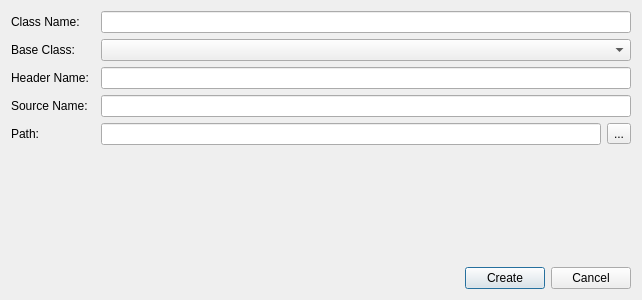
<?xml version="1.0" encoding="UTF-8"?>
<ui version="4.0">
 <class>NewClassDialog</class>
 <widget class="QDialog" name="NewClassDialog">
  <property name="geometry">
   <rect>
    <x>0</x>
    <y>0</y>
    <width>642</width>
    <height>300</height>
   </rect>
  </property>
  <property name="windowTitle">
   <string>New Class</string>
  </property>
  <layout class="QGridLayout" name="gridLayout">
   <item row="7" column="0">
    <spacer name="verticalSpacer">
     <property name="orientation">
      <enum>Qt::Vertical</enum>
     </property>
     <property name="sizeHint" stdset="0">
      <size>
       <width>20</width>
       <height>40</height>
      </size>
     </property>
    </spacer>
   </item>
   <item row="2" column="0">
    <widget class="QLabel" name="label_4">
     <property name="text">
      <string>Header Name:</string>
     </property>
    </widget>
   </item>
   <item row="0" column="2" colspan="2">
    <widget class="QLineEdit" name="txtClassName"/>
   </item>
   <item row="4" column="2">
    <widget class="QLineEdit" name="txtPath"/>
   </item>
   <item row="0" column="0">
    <widget class="QLabel" name="label">
     <property name="text">
      <string>Class Name:</string>
     </property>
    </widget>
   </item>
   <item row="1" column="2" colspan="2">
    <widget class="QComboBox" name="cbBaseClass">
     <property name="editable">
      <bool>false</bool>
     </property>
    </widget>
   </item>
   <item row="8" column="0" colspan="4">
    <widget class="QWidget" name="widget" native="true">
     <layout class="QHBoxLayout" name="horizontalLayout">
      <property name="leftMargin">
       <number>0</number>
      </property>
      <property name="topMargin">
       <number>0</number>
      </property>
      <property name="rightMargin">
       <number>0</number>
      </property>
      <property name="bottomMargin">
       <number>0</number>
      </property>
      <item>
       <spacer name="horizontalSpacer">
        <property name="orientation">
         <enum>Qt::Horizontal</enum>
        </property>
        <property name="sizeHint" stdset="0">
         <size>
          <width>40</width>
          <height>20</height>
         </size>
        </property>
       </spacer>
      </item>
      <item>
       <widget class="QPushButton" name="btnCreate">
        <property name="text">
         <string>Create</string>
        </property>
       </widget>
      </item>
      <item>
       <widget class="QPushButton" name="btnCancel">
        <property name="text">
         <string>Cancel</string>
        </property>
       </widget>
      </item>
     </layout>
    </widget>
   </item>
   <item row="4" column="0">
    <widget class="QLabel" name="label_3">
     <property name="text">
      <string>Path:</string>
     </property>
    </widget>
   </item>
   <item row="1" column="0">
    <widget class="QLabel" name="label_2">
     <property name="text">
      <string>Base Class:</string>
     </property>
    </widget>
   </item>
   <item row="4" column="3">
    <widget class="QToolButton" name="btnBrowsePath">
     <property name="text">
      <string>...</string>
     </property>
    </widget>
   </item>
   <item row="2" column="2" colspan="2">
    <widget class="QLineEdit" name="txtHeaderName"/>
   </item>
   <item row="3" column="0">
    <widget class="QLabel" name="label_5">
     <property name="text">
      <string>Source Name:</string>
     </property>
    </widget>
   </item>
   <item row="3" column="2" colspan="2">
    <widget class="QLineEdit" name="txtSourceName"/>
   </item>
  </layout>
 </widget>
 <tabstops>
  <tabstop>txtClassName</tabstop>
  <tabstop>cbBaseClass</tabstop>
  <tabstop>txtHeaderName</tabstop>
  <tabstop>txtSourceName</tabstop>
  <tabstop>txtPath</tabstop>
  <tabstop>btnBrowsePath</tabstop>
  <tabstop>btnCreate</tabstop>
  <tabstop>btnCancel</tabstop>
 </tabstops>
 <resources/>
 <connections/>
</ui>
